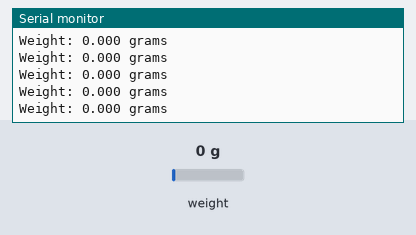
Bench run of a sketch on a simulated Arduino Uno, built with avr-gcc and run on an emulated ATmega328P. Shown: the last lines printed to the serial monitor. The inputs (shaded band) are chosen by the test bench; at power-on: weight on the scale 0 g.

Above: at 2.2 s.
2.3 s: weight on the scale set to 100 g
At 2.42 s:
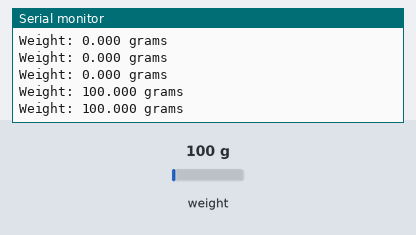
3.8 s: weight on the scale set to 1250 g
At 3.83 s:
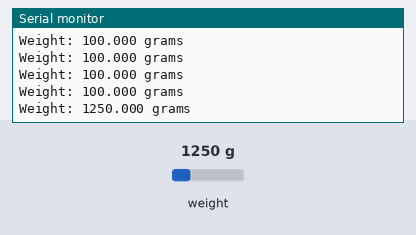
Timing chart, 0 to 6.8 s (numbered marks = the images above; inputs shaded):
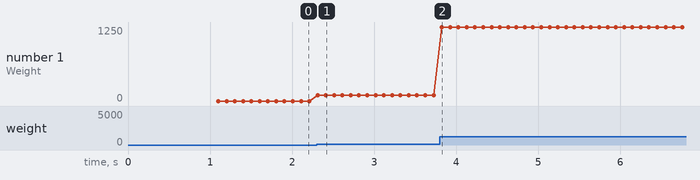

The sketch:

loadcell_arduino.ino
```cpp
#include "HX711.h"

// Download HX711 library in arduino IDE to use the
// load cell booster

// HX711 circuit wiring
const int LOADCELL_DOUT_PIN = 2;
const int LOADCELL_SCK_PIN = 3;

HX711 scale;

void setup() {
  Serial.begin(115200);
  scale.begin(LOADCELL_DOUT_PIN, LOADCELL_SCK_PIN);
  // Tare to zero the scale (remove any load)
  scale.tare();
  Serial.println("Scale tared.");
  // Set your own calibration factor here
  // current_factor * (actual weight / a bunch of factors)
  scale.set_scale(2280.0*(4980/1800)/5*.97);
}

void loop() {
  float weight = scale.get_units(1); // Average of 1 readings
  Serial.print("Weight: ");
  Serial.print(weight, 3);  // Show three decimal places
  Serial.println(" grams");
  delay(0.001);
}
```

Measured:
- after the input at 2.3 s, the serial monitor: prints a new line at once (image 1)
- after the input at 3.8 s, the serial monitor: prints a new line at once (image 2)
- plotted number 1: 0 → 100 after the input at 2.3 s, 100 → 1250 after the input at 3.8 s
